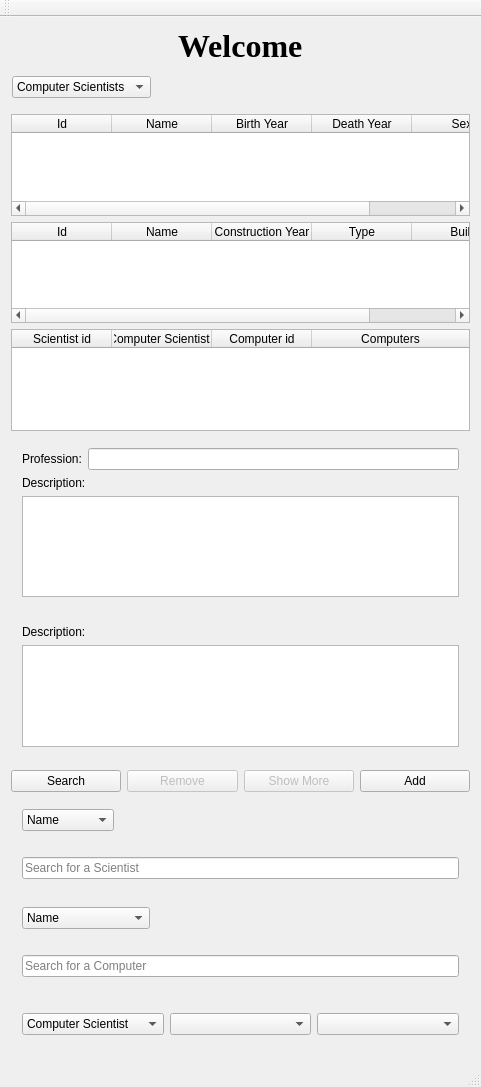
<?xml version="1.0" encoding="UTF-8"?>
<ui version="4.0">
 <class>MainWindow</class>
 <widget class="QMainWindow" name="MainWindow">
  <property name="enabled">
   <bool>true</bool>
  </property>
  <property name="geometry">
   <rect>
    <x>0</x>
    <y>0</y>
    <width>481</width>
    <height>1087</height>
   </rect>
  </property>
  <property name="windowTitle">
   <string>The archive of computer scientists</string>
  </property>
  <property name="windowIcon">
   <iconset resource="resources.qrc">
    <normaloff>:/icons/images/Alan-Turing.png</normaloff>:/icons/images/Alan-Turing.png</iconset>
  </property>
  <widget class="QWidget" name="centralWidget">
   <layout class="QVBoxLayout" name="verticalLayout">
    <item>
     <layout class="QVBoxLayout" name="verticalLayout_2">
      <item alignment="Qt::AlignHCenter">
       <widget class="QLabel" name="label">
        <property name="font">
         <font>
          <family>Georgia</family>
          <pointsize>24</pointsize>
          <weight>75</weight>
          <bold>true</bold>
         </font>
        </property>
        <property name="text">
         <string>Welcome</string>
        </property>
       </widget>
      </item>
     </layout>
    </item>
    <item>
     <layout class="QHBoxLayout" name="horizontalLayout">
      <property name="leftMargin">
       <number>1</number>
      </property>
      <property name="topMargin">
       <number>6</number>
      </property>
      <item alignment="Qt::AlignLeft">
       <widget class="QComboBox" name="type_dropdown">
        <item>
         <property name="text">
          <string>Computer Scientists</string>
         </property>
        </item>
        <item>
         <property name="text">
          <string>Computers</string>
         </property>
        </item>
        <item>
         <property name="text">
          <string>Connections</string>
         </property>
        </item>
       </widget>
      </item>
     </layout>
    </item>
    <item>
     <layout class="QHBoxLayout" name="horizontalLayout_3">
      <property name="topMargin">
       <number>10</number>
      </property>
     </layout>
    </item>
    <item>
     <widget class="QTableWidget" name="table_view_person">
      <property name="sortingEnabled">
       <bool>true</bool>
      </property>
      <attribute name="horizontalHeaderStretchLastSection">
       <bool>true</bool>
      </attribute>
      <column>
       <property name="text">
        <string>Id</string>
       </property>
      </column>
      <column>
       <property name="text">
        <string>Name</string>
       </property>
      </column>
      <column>
       <property name="text">
        <string>Birth Year</string>
       </property>
      </column>
      <column>
       <property name="text">
        <string>Death Year</string>
       </property>
      </column>
      <column>
       <property name="text">
        <string>Sex</string>
       </property>
      </column>
     </widget>
    </item>
    <item>
     <widget class="QTableWidget" name="table_view_computers">
      <property name="sortingEnabled">
       <bool>true</bool>
      </property>
      <property name="wordWrap">
       <bool>true</bool>
      </property>
      <attribute name="horizontalHeaderStretchLastSection">
       <bool>true</bool>
      </attribute>
      <column>
       <property name="text">
        <string>Id</string>
       </property>
      </column>
      <column>
       <property name="text">
        <string>Name</string>
       </property>
      </column>
      <column>
       <property name="text">
        <string>Construction Year</string>
       </property>
      </column>
      <column>
       <property name="text">
        <string>Type</string>
       </property>
      </column>
      <column>
       <property name="text">
        <string>Built</string>
       </property>
      </column>
     </widget>
    </item>
    <item>
     <widget class="QTableWidget" name="table_view_connections">
      <attribute name="horizontalHeaderStretchLastSection">
       <bool>true</bool>
      </attribute>
      <column>
       <property name="text">
        <string>Scientist id</string>
       </property>
      </column>
      <column>
       <property name="text">
        <string>Computer Scientists</string>
       </property>
      </column>
      <column>
       <property name="text">
        <string>Computer id</string>
       </property>
      </column>
      <column>
       <property name="text">
        <string>Computers</string>
       </property>
      </column>
     </widget>
    </item>
    <item>
     <widget class="QWidget" name="see_more_view_person" native="true">
      <layout class="QVBoxLayout" name="verticalLayout_3">
       <item>
        <layout class="QHBoxLayout" name="horizontalLayout_4">
         <property name="leftMargin">
          <number>0</number>
         </property>
         <property name="topMargin">
          <number>0</number>
         </property>
         <item>
          <widget class="QLabel" name="profession">
           <property name="text">
            <string>Profession:</string>
           </property>
          </widget>
         </item>
         <item>
          <widget class="QLineEdit" name="profession_output"/>
         </item>
        </layout>
       </item>
       <item>
        <widget class="QLabel" name="description_person">
         <property name="text">
          <string>Description:</string>
         </property>
        </widget>
       </item>
       <item>
        <widget class="QTextEdit" name="description_output_person"/>
       </item>
      </layout>
     </widget>
    </item>
    <item>
     <widget class="QWidget" name="see_more_view_computer" native="true">
      <layout class="QVBoxLayout" name="verticalLayout_6">
       <item>
        <widget class="QLabel" name="description_computer">
         <property name="text">
          <string>Description:</string>
         </property>
        </widget>
       </item>
       <item>
        <widget class="QTextEdit" name="description_output_computer">
         <property name="enabled">
          <bool>true</bool>
         </property>
        </widget>
       </item>
      </layout>
     </widget>
    </item>
    <item>
     <layout class="QHBoxLayout" name="horizontalLayout_2">
      <property name="topMargin">
       <number>6</number>
      </property>
      <item>
       <widget class="QPushButton" name="search_pushButton">
        <property name="text">
         <string>Search</string>
        </property>
       </widget>
      </item>
      <item>
       <widget class="QPushButton" name="remove_pushButton">
        <property name="enabled">
         <bool>false</bool>
        </property>
        <property name="text">
         <string>Remove</string>
        </property>
       </widget>
      </item>
      <item>
       <widget class="QPushButton" name="show_more_pushButton">
        <property name="enabled">
         <bool>false</bool>
        </property>
        <property name="text">
         <string>Show More</string>
        </property>
       </widget>
      </item>
      <item>
       <widget class="QPushButton" name="add_pushButton">
        <property name="text">
         <string>Add</string>
        </property>
       </widget>
      </item>
     </layout>
    </item>
    <item>
     <widget class="QWidget" name="search_view_person" native="true">
      <layout class="QVBoxLayout" name="verticalLayout_4">
       <item alignment="Qt::AlignLeft">
        <widget class="QComboBox" name="search_dropdown_person">
         <item>
          <property name="text">
           <string>Name</string>
          </property>
         </item>
         <item>
          <property name="text">
           <string>Birth Year</string>
          </property>
         </item>
         <item>
          <property name="text">
           <string>Death Year</string>
          </property>
         </item>
         <item>
          <property name="text">
           <string>Sex</string>
          </property>
         </item>
         <item>
          <property name="text">
           <string>Profession</string>
          </property>
         </item>
         <item>
          <property name="text">
           <string>Description</string>
          </property>
         </item>
        </widget>
       </item>
       <item>
        <layout class="QHBoxLayout" name="horizontalLayout_5">
         <property name="topMargin">
          <number>20</number>
         </property>
         <item>
          <widget class="QLineEdit" name="substring_input_person">
           <property name="placeholderText">
            <string>Search for a Scientist</string>
           </property>
          </widget>
         </item>
        </layout>
       </item>
      </layout>
     </widget>
    </item>
    <item>
     <widget class="QWidget" name="search_view_computer" native="true">
      <layout class="QVBoxLayout" name="verticalLayout_5">
       <item alignment="Qt::AlignLeft">
        <widget class="QComboBox" name="search_dropdown_computer">
         <item>
          <property name="text">
           <string>Name</string>
          </property>
         </item>
         <item>
          <property name="text">
           <string>Construction Year</string>
          </property>
         </item>
         <item>
          <property name="text">
           <string>Built</string>
          </property>
         </item>
         <item>
          <property name="text">
           <string>Type</string>
          </property>
         </item>
         <item>
          <property name="text">
           <string>Description</string>
          </property>
         </item>
        </widget>
       </item>
       <item>
        <layout class="QHBoxLayout" name="horizontalLayout_6">
         <property name="topMargin">
          <number>20</number>
         </property>
         <item>
          <widget class="QLineEdit" name="substring_input_computer">
           <property name="placeholderText">
            <string>Search for a Computer</string>
           </property>
          </widget>
         </item>
        </layout>
       </item>
      </layout>
     </widget>
    </item>
    <item>
     <widget class="QWidget" name="search_view_connections" native="true">
      <property name="minimumSize">
       <size>
        <width>20</width>
        <height>60</height>
       </size>
      </property>
      <layout class="QHBoxLayout" name="horizontalLayout_7">
       <item>
        <widget class="QComboBox" name="search_dropdown_connections">
         <item>
          <property name="text">
           <string>Computer Scientist</string>
          </property>
         </item>
         <item>
          <property name="text">
           <string>Computer</string>
          </property>
         </item>
        </widget>
       </item>
       <item>
        <widget class="QComboBox" name="dropdown_list_all_ids_person"/>
       </item>
       <item>
        <widget class="QComboBox" name="dropdown_list_all_ids_computer"/>
       </item>
      </layout>
     </widget>
    </item>
   </layout>
  </widget>
  <widget class="QMenuBar" name="menuBar">
   <property name="geometry">
    <rect>
     <x>0</x>
     <y>0</y>
     <width>481</width>
     <height>22</height>
    </rect>
   </property>
  </widget>
  <widget class="QToolBar" name="mainToolBar">
   <attribute name="toolBarArea">
    <enum>TopToolBarArea</enum>
   </attribute>
   <attribute name="toolBarBreak">
    <bool>false</bool>
   </attribute>
  </widget>
  <widget class="QStatusBar" name="statusBar"/>
 </widget>
 <layoutdefault spacing="6" margin="11"/>
 <resources>
  <include location="resources.qrc"/>
 </resources>
 <connections/>
</ui>
